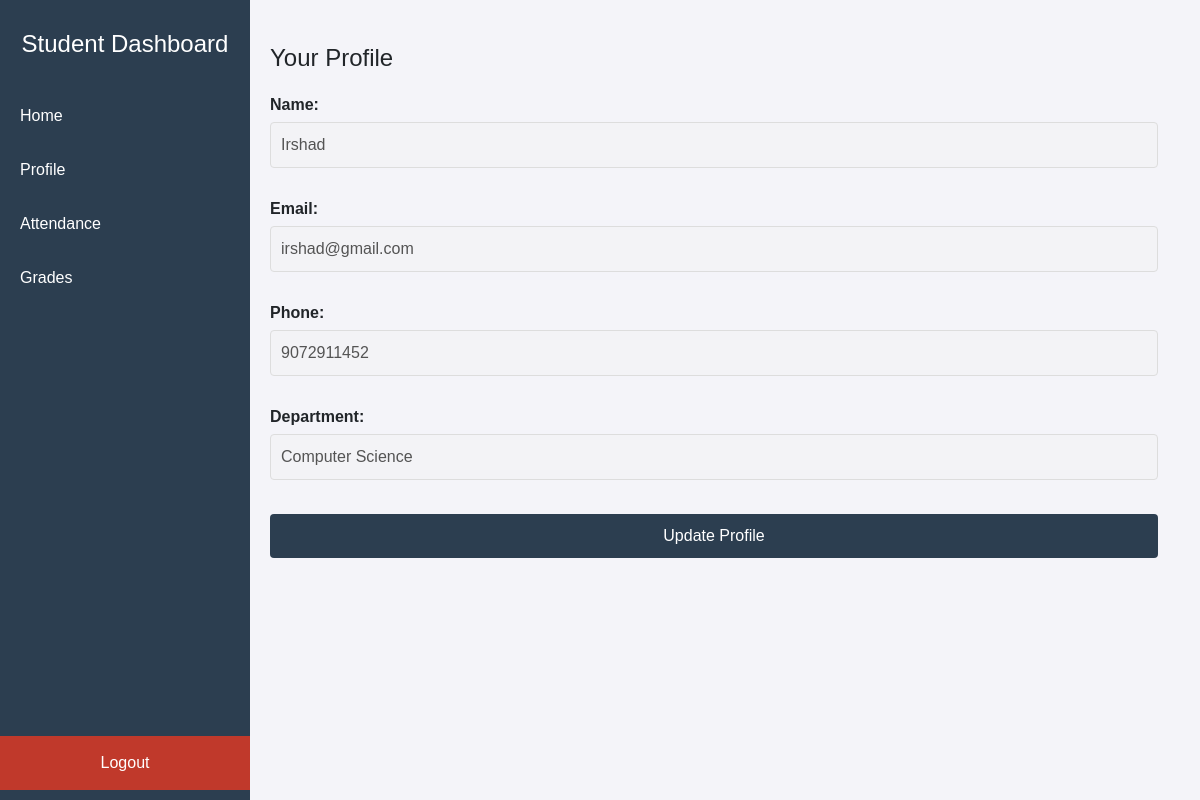
Page /student-profile/ (signed in) on the earlier database version.
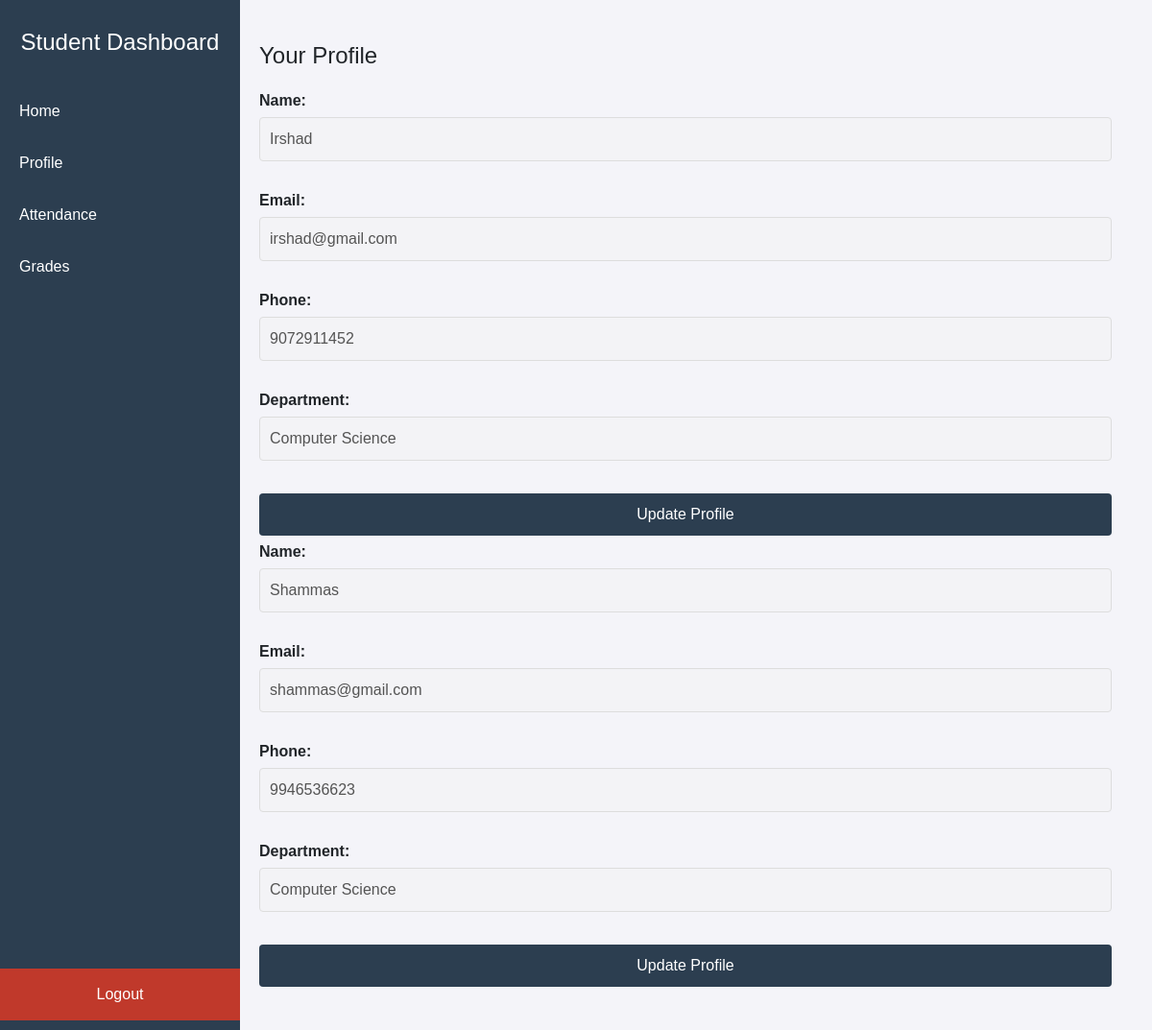
Same page on the later database version.
### GradeWireapp/models.py (models this page shows, shortened)
class Student(models.Model):
    name = models.CharField(max_length=30)
    Class = models.CharField(max_length=20)
    department = models.CharField(max_length=30)
    register_id = models.CharField(max_length=30,unique=True)
    mobile = models.CharField(max_length=10)  # Changed from IntegerField to CharField
    email = models.EmailField(unique=True)
    parent = models.CharField(max_length=30)
    parent_no = models.CharField(max_length=10)  # Changed from IntegerField to CharField
    password = models.CharField(max_length=15)
    full_day_attendance = models.PositiveIntegerField(default=0)  # To store full-day attendance count

### GradeWireapp/views.py (the view)
# urls.py: path('student-profile/', views.student_profile_view,name='studentProfile'),
@login_required
def student_profile_view(request):
    students =Student.objects.all()
    return render(request,'stdnt_profile.html', {'students': students})

### templates/stdnt_profile.html (shortened to what this page needs)
{% load static %}
<!DOCTYPE html>
<html lang="en">
<head>
  <link rel="stylesheet" href="https://cdn.jsdelivr.net/npm/bootstrap@5.3.0/dist/css/bootstrap.min.css">
  <link rel="stylesheet" type="text/css" href="{% static 'assets/css/stdnt-style.css'%}">
</head>
<body>
    <div class="menu-toggle" onclick="toggleSidebar()">☰ Menu</div>
  <div class="sidebar">
    <h3>Student Dashboard</h3>
    <a href="{% url 'studentHome' %}" data-target="home">Home</a>
    <a href="{% url 'studentProfile' %}" data-target="profile">Profile</a>
    <a href="{% url 'studentAttendance' %}" data-target="attendance">Attendance</a>
    <a href="{% url 'studentGrades' %}" data-target="grades">Grades</a>
    <a href="{% url 'logout' %}" data-target="logout" class="logout" id="logoutButton">Logout</a>
  </div>
  <div class="main">
    <div id="profile" class="section active">
      <h2>Your Profile</h2>
      <form>
        {% for student in students %}
          <label for="name">Name:</label>
          <input type="text" id="name" name="name" value="{{ student.name }}" disabled><br><br>
          <label for="email">Email:</label>
          <input type="email" id="email" name="email" value="{{ student.email }}" disabled><br><br>
          <label for="phone">Phone:</label>
          <input type="text" id="phone" name="phone" value="{{ student.mobile }}" disabled><br><br>
          <label for="department">Department:</label>
          <input type="text" id="department" name="department" value="{{ student.department }}" disabled><br><br>
          <button type="button" onclick="alert('Profile updated!')">Update Profile</button>
          {% endfor %}
      </form>
  </div>
  </div>
</body>
</html>

Differences in the rows shown:
added Student: name "Shammas", email "shammas@gmail.com", phone "9946536623", department "Computer Science"
